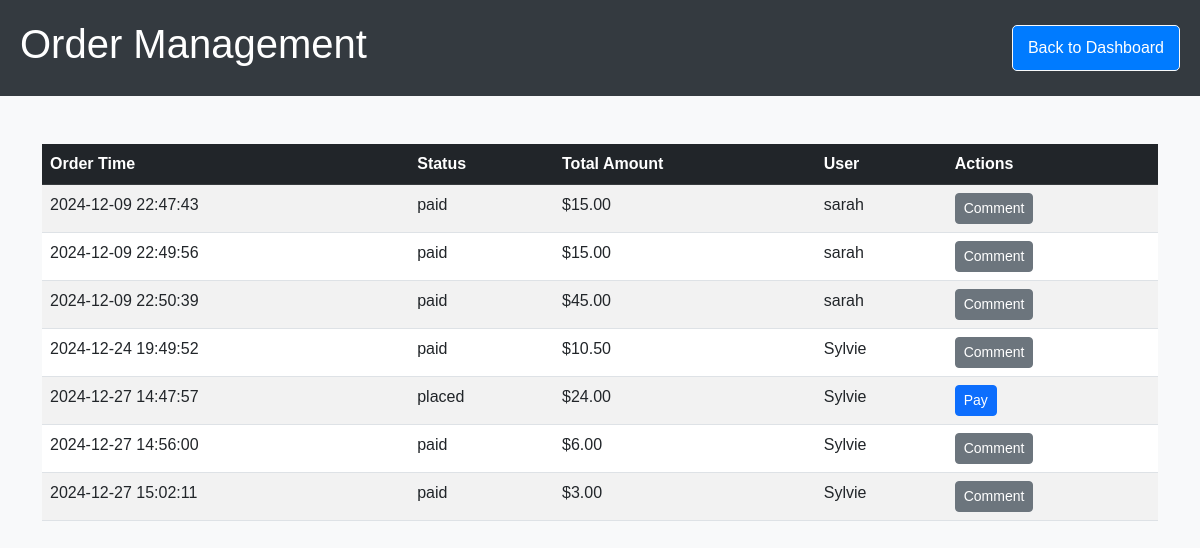
Screenshot of /order_history.php (signed in) with the database file from the repository.
### tables this page shows
CREATE TABLE `orders` (
  `order_id` int(200) NOT NULL,
  `user_fk` int(200) NOT NULL,
  `table_fk` int(200) NOT NULL,
  `menu_fk` int(200) NOT NULL,
  `quantity` int(200) NOT NULL,
  `status` enum('placed','paid') NOT NULL,
  `order_time` datetime DEFAULT current_timestamp()
);

CREATE TABLE `users` (
  `user_id` int(11) NOT NULL,
  `username` varchar(255) NOT NULL,
  `email` varchar(255) NOT NULL,
  `password` varchar(255) NOT NULL,
  `role` enum('customer','admin') NOT NULL,
  `created_at` datetime DEFAULT current_timestamp()
);

### order_history.php (the view, shortened to what this page needs)
<?php
$link = getDB();
if ($_SESSION['role'] === 'admin' || $_SESSION['role'] === 'staff') {
    $sql = "SELECT
                o.order_id,
                o.order_time,
                o.status,
                u.username,
                SUM(m.price * o.quantity) as total_amount
            FROM orders o
            JOIN users u ON o.user_fk = u.user_id
            JOIN menu m ON o.menu_fk = m.menu_id
            GROUP BY o.order_id";
}
$stmt = mysqli_prepare($link, $sql);
mysqli_stmt_execute($stmt);
$result = mysqli_stmt_get_result($stmt);
?>
<!DOCTYPE html>
<html lang="en">
<head>
    <link href="https://cdn.jsdelivr.net/npm/bootstrap@5.3.0/dist/css/bootstrap.min.css" rel="stylesheet">
</head>
<body>
    <header class="header d-flex justify-content-between align-items-center">
        <h1>Order Management</h1>
        <a href="customer_dashboard.php" class="btn btn-outline-light" style="margin-left: 10px;">Back to
            Dashboard</a>
    </header>
    <div class="container mt-5">
        <table class="table table-striped">
            <thead class="table-dark">
                <tr>
                    <th>Order Time</th>
                    <th>Status</th>
                    <th>Total Amount</th>
                    <?php if ($_SESSION['role'] === 'admin'): ?>
                        <th>User</th>
                    <?php endif; ?>
                    <th>Actions</th>
                </tr>
            </thead>
            <tbody>
                <?php if (mysqli_num_rows($result) > 0): ?>
                    <?php while ($row = mysqli_fetch_assoc($result)): ?>
                        <tr>
                            <td><?= htmlspecialchars($row['order_time']) ?></td>
                            <td><?= htmlspecialchars($row['status']) ?></td>
                            <td>$<?= number_format($row['total_amount'], 2) ?></td>
                            <?php if ($_SESSION['role'] === 'admin' || $_SESSION['role'] === 'staff'): ?>
                                <td><?= htmlspecialchars($row['username']) ?></td>
                            <?php endif; ?>
                            <td>
                                <?php if ($row['status'] === 'placed'): ?>
                                    <button class="btn btn-primary btn-sm pay-btn" data-order-id="<?= $row['order_id'] ?>"
                                        data-total="<?= $row['total_amount'] ?>">Pay</button>
                                <?php endif; ?>
                                <?php if ($row['status'] === 'paid'): ?>
                                    <button class="btn btn-secondary btn-sm comment-btn"
                                        data-order-id="<?= $row['order_id'] ?>">Comment</button>
                                <?php endif; ?>
                            </td>
                        </tr>
                    <?php endwhile; ?>
                <?php else: ?>
                    <tr>
                        <td colspan="6" class="text-center">No orders found</td>
                    </tr>
                <?php endif; ?>
            </tbody>
        </table>
    </div>
</body>
</html>

### order_history.php (style rules this page uses)
body { font-family: Arial, sans-serif; background-image: url('https://lafrodisiacrestaurant.fr/wp-content/uploads/2021/02/LAdrodisiac-Restaurant-Photo-3-2048x1365.jpg'); background-color: #f8f9fa; }
.header { background-color: #343a40; color: white; padding: 20px; display: flex; align-items: center; justify-content: space-between; }
.header a { color: white; text-decoration: none; padding: 10px 15px; background-color: #007bff; border-radius: 5px; transition: background-color 0.2s ease; }

### rows the page displays
orders: order_time "2024-12-09 22:47:43", status "paid", total_amount "15.00", user_fk.username "sarah"
orders: order_time "2024-12-09 22:49:56", status "paid", total_amount "15.00", user_fk.username "sarah"
orders: order_time "2024-12-09 22:50:39", status "paid", total_amount "45.00", user_fk.username "sarah"
orders: order_time "2024-12-24 19:49:52", status "paid", total_amount "10.50", user_fk.username "Sylvie"
orders: order_time "2024-12-27 14:47:57", status "placed", total_amount "24.00", user_fk.username "Sylvie"
orders: order_time "2024-12-27 14:56:00", status "paid", total_amount "6.00", user_fk.username "Sylvie"
orders: order_time "2024-12-27 15:02:11", status "paid", total_amount "3.00", user_fk.username "Sylvie"
